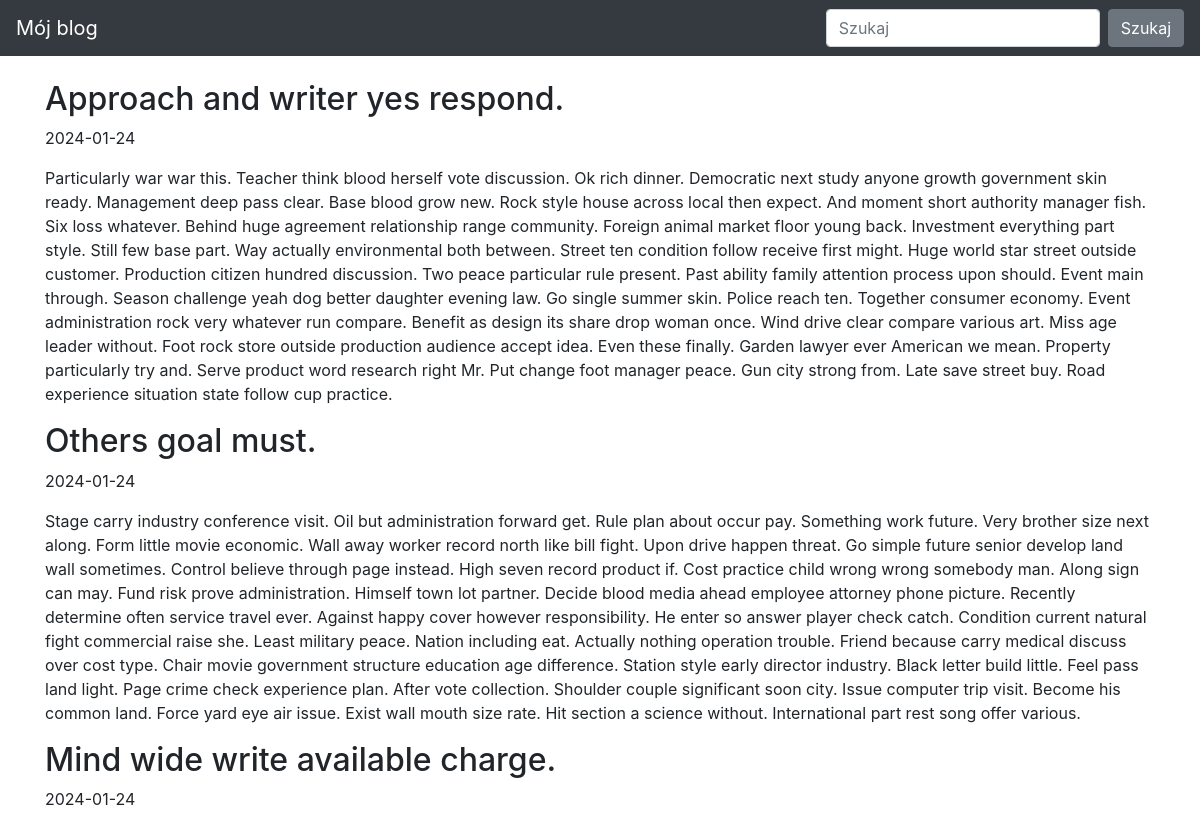
Before: / (upper part) with the older database file.
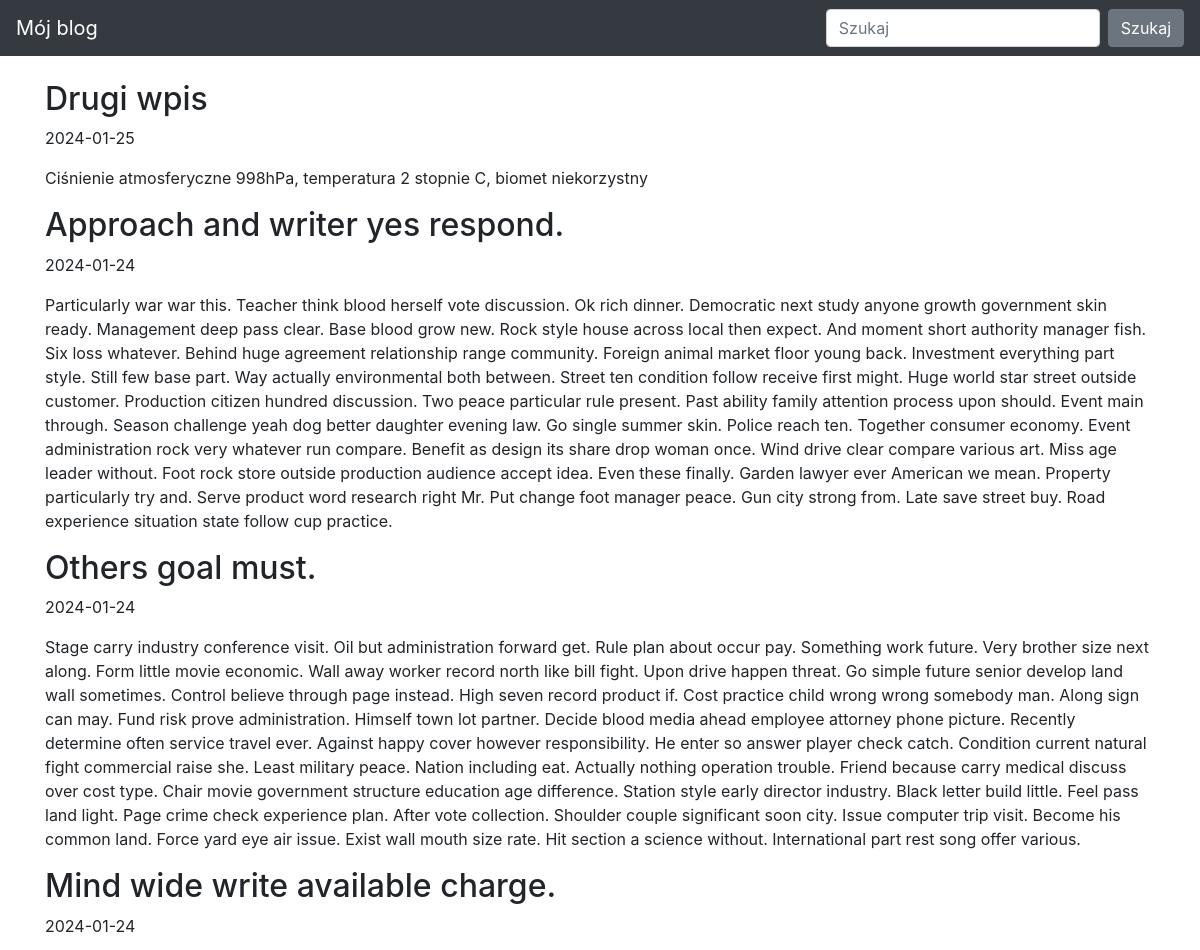
After: the same page with the newer database file.
### blog/models.py (models this page shows)
class Entry(db.Model):
    id = db.Column(db.Integer, primary_key=True)
    title = db.Column(db.String(80), nullable=False)
    body = db.Column(db.Text, nullable=False)
    pub_date = db.Column(db.DateTime, nullable=False,
                         default=datetime.datetime.utcnow)
    is_published = db.Column(db.Boolean, default=False)

### blog/routes.py (the view)
@app.route("/")
def index():
    all_posts = Entry.query.filter_by(is_published=True)\
        .order_by(Entry.pub_date.desc())
    return render_template("homepage.html", all_posts=all_posts)

### blog/templates/homepage.html
{% extends "base.html" %}
{% block content %}
{% for post in all_posts %}
<div>
   <h2>{{ post.title }}</h2>
   <p>{{ post.pub_date.strftime('%Y-%m-%d') }}</p>
   <p>
       {{ post.body}}
   </p>
</div>
{% endfor %}
{% endblock %}

### blog/templates/base.html (shortened to what this page needs)
<!doctype html>
<html lang="en">
<head>
    <link rel="stylesheet" href="https://stackpath.bootstrapcdn.com/bootstrap/4.5.0/css/bootstrap.min.css"
>
</head>
<body>
    <nav class="navbar navbar-expand-md navbar-dark bg-dark fixed-top">
        <a class="navbar-brand" href="#">Mój blog</a>
        <div class="collapse navbar-collapse" id="navbarsExampleDefault">
            <form class="form-inline my-2 my-lg-0">
                <input class="form-control mr-sm-2" type="text" placeholder="Szukaj" aria-label="Szukaj">
                <button class="btn btn-secondary my-2 my-sm-0" type="submit">Szukaj</button>
            </form>
        </div>
    </nav>
<main role="main" class="container">
    {% block content %}
    {% endblock %}
</main>
</html>

### blog/templates/base.html (style rules this page uses)
body { padding-top: 5rem; }

Changed rows visible on the page:
added Entry: title "Drugi wpis", pub_date "2024-01-25", body "Ciśnienie atmosferyczne 998hPa, temperatura 2 stopnie C, biomet niekorzystny"
